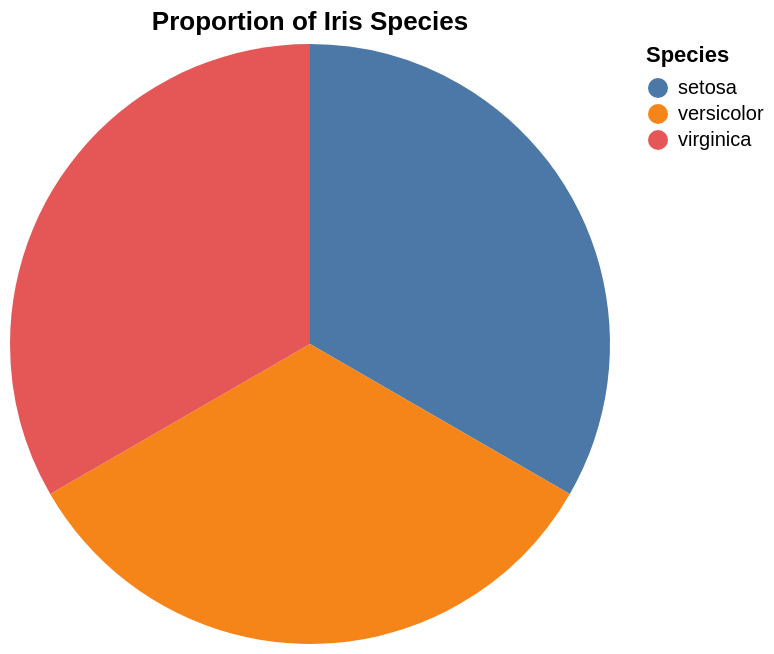

Notebook code for this chart:
### Markdown cell above
**5. Proportion of Species:**

Task: Visualize the proportion of each iris species in the dataset.

Goal: Understand the class balance of the dataset.

Altair Approach: Use a pie chart.

### Code cell
import altair as alt
from vega_datasets import data

# Load the Iris dataset
iris = data.iris()

# Count the number of samples for each species
species_counts = iris['species'].value_counts().reset_index()
species_counts.columns = ['species', 'count']

# Calculate the percentage of each species
species_counts['percentage'] = species_counts['count'] / species_counts['count'].sum()

# Create a pie chart showing the proportion of each species
chart5 = alt.Chart(species_counts).mark_arc().encode(
    theta=alt.Theta(field='count', type='quantitative'),  # Angle of each slice based on count
    color=alt.Color(field='species', type='nominal', title='Species'),  # Color by species
    tooltip=[  # Show details on hover
        alt.Tooltip('species:N', title='Species'),
        alt.Tooltip('count:Q', title='Count'),
        alt.Tooltip('percentage:Q', title='Percentage', format='.1%')
    ]
).properties(
    title='Proportion of Iris Species'  # Chart title
)

chart5  # Display the chart

### Figure 1 — Vega-Lite specification as saved in the notebook (floating-point values rounded to 4 significant figures)
{"config": {"view": {"continuousWidth": 300, "continuousHeight": 300}}, "data": {"name": "data-5461c818dd51f49c9c26b0fa27dc3df9"}, "mark": {"type": "arc"}, "encoding": {"color": {"field": "species", "title": "Species", "type": "nominal"}, "theta": {"field": "count", "type": "quantitative"}, "tooltip": [{"field": "species", "title": "Species", "type": "nominal"}, {"field": "count", "title": "Count", "type": "quantitative"}, {"field": "percentage", "format": ".1%", "title": "Percentage", "type": "quantitative"}]}, "title": "Proportion of Iris Species", "$schema": "https://vega.github.io/schema/vega-lite/v5.20.1.json", "datasets": {"data-5461c818dd51f49c9c26b0fa27dc3df9": [{"species": "setosa", "count": 50, "percentage": 0.3333}, {"species": "versicolor", "count": 50, "percentage": 0.3333}, {"species": "virginica", "count": 50, "percentage": 0.3333}]}}
